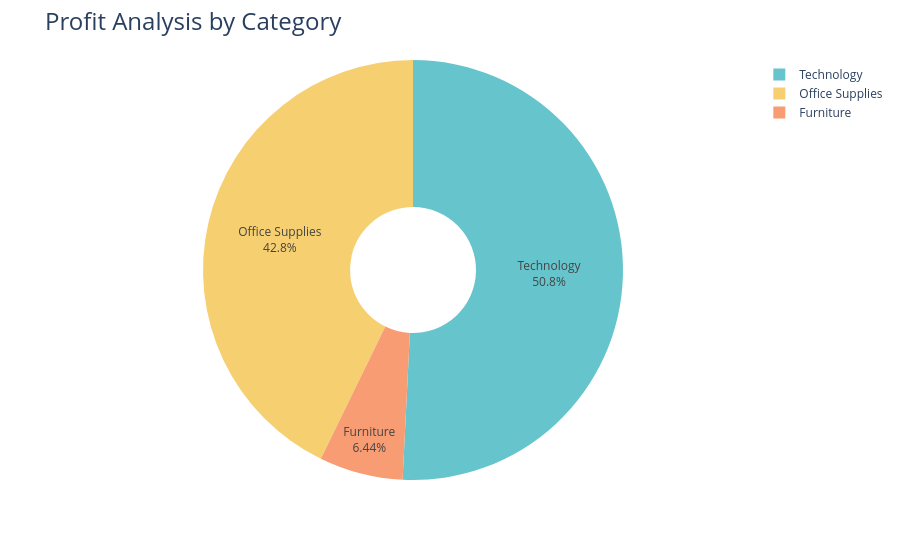

This figure's notebook cell:
### Code cell
#profit by category
profit_by_category = data.groupby('Category')['Profit'].sum().reset_index()
fig = px.pie(
    profit_by_category,
    values='Profit',
    names='Category',
    hole=0.3,
    color_discrete_sequence=px.colors.qualitative.Pastel
)

fig.update_traces(textposition='inside', textinfo='percent+label')

fig.update_layout(
    title_text='Profit Analysis by Category',
    title_font=dict(size=24)
)

fig.show()
fig.write_image("Profit_analysis_by_Category.png")

### Figure 1 — Plotly figure (JSON) as saved in the notebook; plotly's stock layout.template omitted (floating-point values rounded to 4 significant figures)
{"data": [{"domain": {"x": [0, 1], "y": [0, 1]}, "hole": 0.3, "hovertemplate": "Category=%{label}<br>Profit=%{value}<extra></extra>", "labels": ["Furniture", "Office Supplies", "Technology"], "legendgroup": "", "name": "", "showlegend": true, "textinfo": "percent+label", "textposition": "inside", "type": "pie", "values": [18450.0, 122500.0, 145500.0]}], "layout": {"legend": {"tracegroupgap": 0}, "margin": {"t": 60}, "piecolorway": ["rgb(102, 197, 204)", "rgb(246, 207, 113)", "rgb(248, 156, 116)", "rgb(220, 176, 242)", "rgb(135, 197, 95)", "rgb(158, 185, 243)", "rgb(254, 136, 177)", "rgb(201, 219, 116)", "rgb(139, 224, 164)", "rgb(180, 151, 231)", "rgb(179, 179, 179)"], "title": {"font": {"size": 24}, "text": "Profit Analysis by Category"}}}
